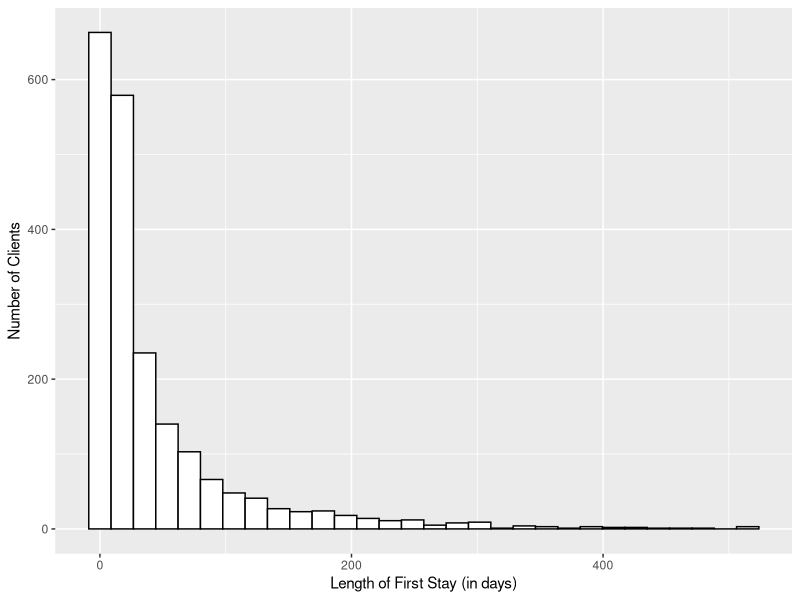
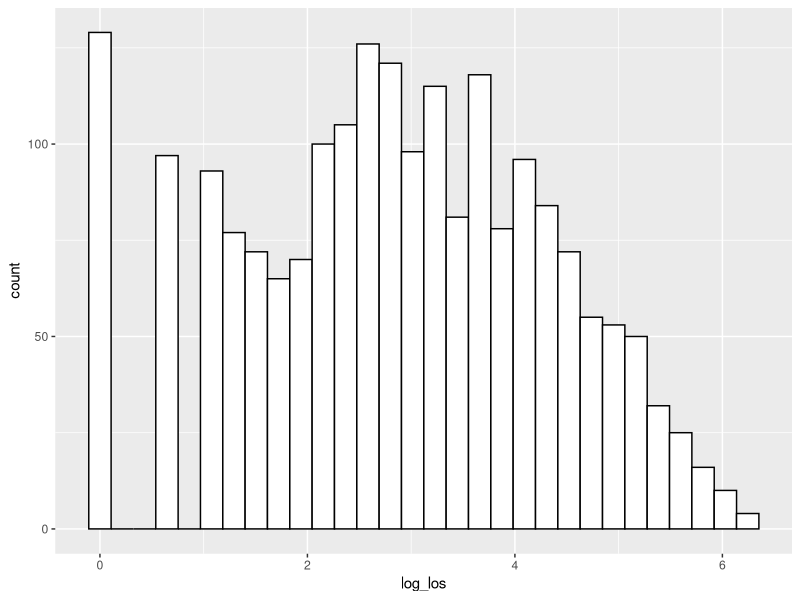
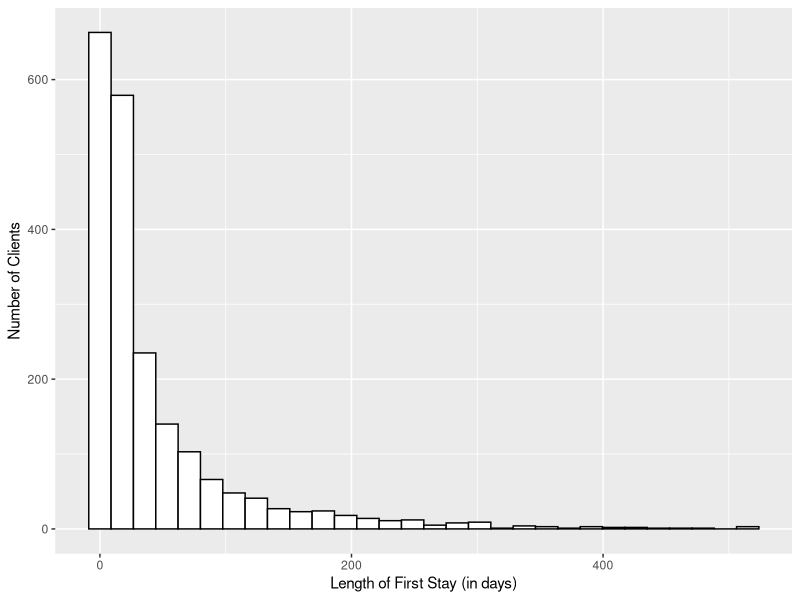

Here is the R script that generated these plots, in order:
# LOS
library(tidyverse)

#setwd("C:/Users/tshin/Documents/GitHub/bios611-projects-fall-2019-tshing17/project_3/")
first<-read.delim('../data/analytic_first.tsv', sep="\t", header=TRUE, na.strings = c("", "NA"))

summary(first$LOS)

los_dist=ggplot(data=first, aes(LOS))+
  geom_histogram(color='black', fill='white')+
  labs(x='Length of First Stay (in days)', y='Number of Clients')
los_dist

ggsave("../results/los_dist.png", los_dist)

#Log Transform
dat = first %>% mutate(log_los=log(LOS))

ggplot(data=dat, aes(log_los))+
  geom_histogram(color='black', fill='white')

#Regression


